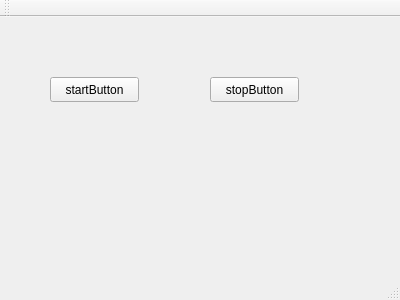
<?xml version="1.0" encoding="UTF-8"?>
<ui version="4.0">
 <class>MainWindow</class>
 <widget class="QMainWindow" name="MainWindow">
  <property name="geometry">
   <rect>
    <x>0</x>
    <y>0</y>
    <width>400</width>
    <height>300</height>
   </rect>
  </property>
  <property name="windowTitle">
   <string>MainWindow</string>
  </property>
  <widget class="QWidget" name="centralWidget">
   <widget class="QPushButton" name="startButton">
    <property name="geometry">
     <rect>
      <x>50</x>
      <y>60</y>
      <width>89</width>
      <height>25</height>
     </rect>
    </property>
    <property name="text">
     <string>startButton</string>
    </property>
   </widget>
   <widget class="QPushButton" name="stopButton">
    <property name="geometry">
     <rect>
      <x>210</x>
      <y>60</y>
      <width>89</width>
      <height>25</height>
     </rect>
    </property>
    <property name="text">
     <string>stopButton</string>
    </property>
   </widget>
  </widget>
  <widget class="QMenuBar" name="menuBar">
   <property name="geometry">
    <rect>
     <x>0</x>
     <y>0</y>
     <width>400</width>
     <height>22</height>
    </rect>
   </property>
  </widget>
  <widget class="QToolBar" name="mainToolBar">
   <attribute name="toolBarArea">
    <enum>TopToolBarArea</enum>
   </attribute>
   <attribute name="toolBarBreak">
    <bool>false</bool>
   </attribute>
  </widget>
  <widget class="QStatusBar" name="statusBar"/>
 </widget>
 <layoutdefault spacing="6" margin="11"/>
 <resources/>
 <connections/>
</ui>
